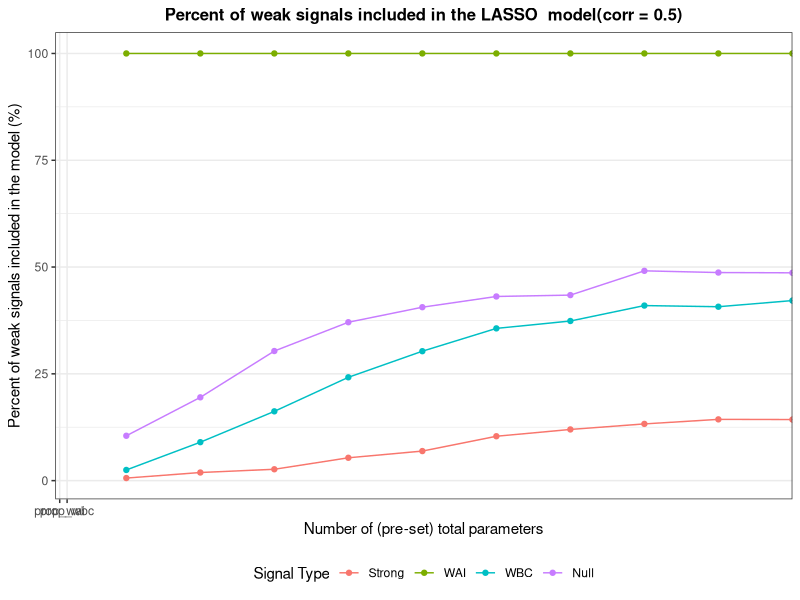
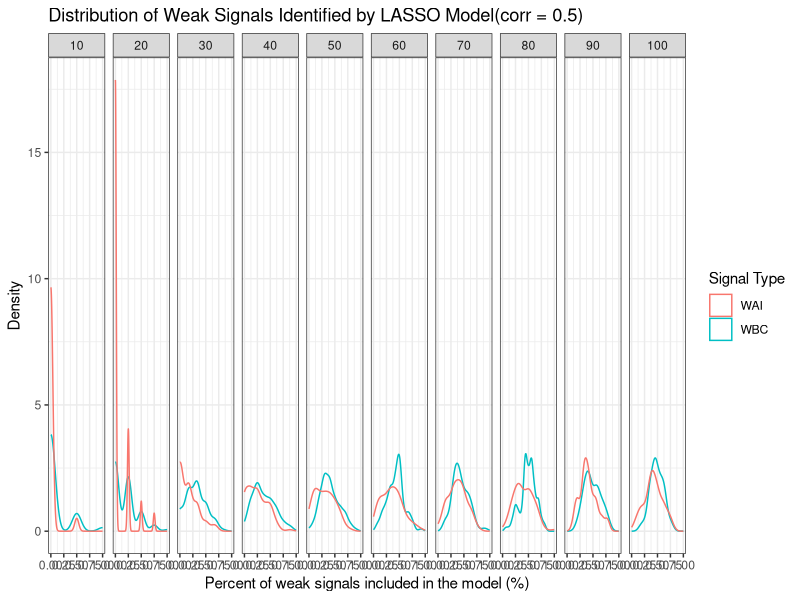
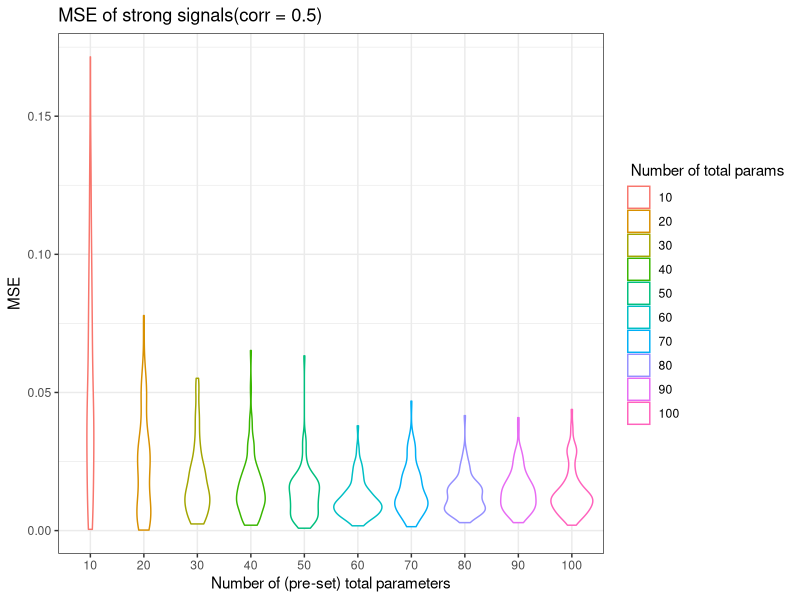

Source code (R) for these figures, in order:
## ---- chunk 1
library(tidyverse)
library(MASS)
library(matrixcalc)
library(pracma)
library(glmnet)
library(dplyr)

library(ggplot2)

knitr::opts_chunk$set(
	echo = TRUE,
	warning = FALSE,
	fig.width = 8, 
  fig.height = 6,
  out.width = "90%"
)

options(
  ggplot2.continuous.colour = "viridis",
  ggplot2.continuous.fill = "viridis"
)

scale_colour_discrete = scale_colour_viridis_d
scale_fill_discrete = scale_fill_viridis_d

theme_set(theme_minimal() + theme(legend.position = "bottom"))
## ---- chunk 2
sim_beta_strong = function(n_strong, coef_strong){
  rep(coef_strong, n_strong) + runif(n_strong, min = 0, max = coef_strong)
}


sim_data = function(n_sample = 200, n_parameter = 50, prop_strong = 0.1, prop_wbc = 0.2, prop_wai = 0.2, c = 1, cor = 0.3, coef_strong = 5) {
  # Numbers of four signals
  n_strong = as.integer(n_parameter * prop_strong) # strong
  n_wbc = as.integer(n_parameter * prop_wbc) # weak but correlated
  n_wai = as.integer(n_parameter * prop_wai) # weak and independent
  n_null = n_parameter - n_strong - n_wbc - n_wai # null
  
  if (n_null < 0) {
    return("Given parameters' proportions are not valid.")
  }
  
  bound = c * sqrt(log(n_parameter) / n_sample) # threshold of weak/strong, the default is 0.14
  if (coef_strong < bound) {
    coef_strong = coef_strong + 2 * bound
  }
  
  cor_matrix = diag(n_parameter)
  
  # add correlation
  for (i in 1:n_strong) {
    cor_matrix[i, (n_strong + n_wai + i)] = cor
    cor_matrix[i, (n_strong + n_wai + n_wbc + 1 - i)] = cor
    cor_matrix[(n_strong + n_wai + i), i] = cor
    cor_matrix[(n_strong + n_wai + n_wbc + 1 - i), i] = cor
  }
  
  
  if (!is.positive.definite(cor_matrix)) {
    return("The correlation matrix is not valid.")
  }
  
  # simulate the data from multivariate normal
  X = mvrnorm(n = n_sample, mu = rep(0, n_parameter), Sigma = cor_matrix) # var = 1, correlation = covariance
  
  beta = c(
    sim_beta_strong(n_strong, coef_strong),
    runif(min = bound/2, max = bound, n = n_wai), 
    runif(min = bound/2, max = bound, n = n_wbc),
    rep(0, n_null) 
  )
  
  Y = 1 + X %*% beta + rnorm(n_sample)
  data = as_tibble(data.frame(cbind(X, Y)))
  
  # Name the columns
  cols = c(
    str_c("strong", 1:n_strong, sep = "_"),
    str_c("wai", 1:n_wai, sep = "_"),
    str_c("wbc", 1:n_wbc, sep = "_"),
    str_c("null", 1:n_null, sep = "_"),
    "Y"
   )
   colnames(data) = cols
   data = data %>% 
     dplyr::select(Y, everything())

  list(beta = beta, 
       correlation = cor,
       n_parameter = n_parameter,
       prop_strong = prop_strong,
       prop_wbc = prop_wbc, 
       prop_wai = prop_wbc,
       n_strong = n_strong,
       n_wai = n_wai,
       n_wbc = n_wbc,
       data = data
       )
  
}



## ---- chunk 3
data_10_multi_100 = vector("list", length = 10)

for (i in 1:10) {
  num_parameter = 10*i
  
  output = vector("list", length = 100)
  
  for (j in 1:100) {
  output[[j]] =  sim_data(n_parameter = num_parameter, cor = 0.5)
  }
  
  data_10_multi_100[[i]] = output

}
## ---- chunk 4
# create a list to store all the non_zero parameters in each fit regression
para = vector("list", length = 10)
for (i in 1:10) {
  output_para = vector("list", length = 100)
  for (j in 1:100) {
    data = data_10_multi_100[[i]][[j]][[10]] 
    X = data%>% 
    dplyr::select(-Y) %>% 
    as.matrix()
    Y= data$Y
    # 10-fold CV using mean squared error
    fit.lasso <- cv.glmnet(X, Y, nfolds = 10,type.measure = "mse") 
    # one standard-error rule
    param.best <- fit.lasso$glmnet.fit$beta[, fit.lasso$lambda==fit.lasso$lambda.1se]
    output_para[[j]] = param.best[param.best != 0]
   
  }
  para[[i]] = output_para

}
## ---- chunk 5
#create a data frame indicate the information how models we fit for datasets in different scenarios perform in identifying signals
df = data.frame(matrix(ncol = 6, nrow = 0))
colnames(df) = c('n_parameter_total','n_parameter_selected', 'prop_strong','prop_wai','prop_wbc','prop_null')

for (i in 1:10){
   n_parameter_total = i*10
  for (j in 1:100){
    p = unlist(para[[i]][j])
    n_parameter_selected = length(p)
    pnames = strsplit(names(p), split = '_')
    name = c()
    for (n in 1: n_parameter_selected) {
      name[n]=pnames[[n]][1]
    }
    n_strong = length(name[name == 'strong'])
    n_wai = length(name[name == 'wai'])
    n_wbc = length(name[name == 'wbc'])
    n_null = length(name[name == 'null'])
    prop_strong = round(n_strong/i,digits=2)
    prop_wai = round(n_wai/(2*i),digits =2)
    prop_wbc = round(n_wbc/(2*i), digits =2)
    prop_null = round(n_null/(5*i), digits =2)
    df[(i-1)*100+j,]= c(n_parameter_total,n_parameter_selected,
                       prop_strong,prop_wai,prop_wbc,prop_null)
  }

}
## ---- chunk 6
#plot the proportion of each signals 
df_0.5 = df %>%
  group_by(n_parameter_total) %>%
  summarize(strong_prfm = mean(prop_strong),
         wai_prfm = mean(prop_wai),
         wbc_prfm = mean(prop_wbc), 
         null_prfm = mean(prop_null),
         corr = 0.5)
df_0.5 %>% 
     ggplot(aes(x = n_parameter_total))+
  geom_point(aes(y=(strong_prfm)*100, color="prop_strong")) +
 geom_point(aes(y=(wai_prfm)*100, color="prop_wai")) + 
 geom_point(aes(y=(wbc_prfm)*100, color="prop_wbc")) +
  geom_point(aes(y=(null_prfm)*100, color="prop_null")) + 
  geom_line(aes(y=(strong_prfm)*100, color="prop_strong")) +
  geom_line(aes(y=(wai_prfm)*100, color="prop_wai")) + 
  geom_line(aes(y=(wbc_prfm)*100, color="prop_wbc")) + 
  geom_line(aes(y=(null_prfm)*100, color="prop_null")) + 
 labs(title = "Percent of weak signals included in the LASSO  model(corr = 0.5)",
       y = "Percent of weak signals included in the model (%)",
       x = "Number of (pre-set) total parameters") +  
  theme_bw() + 
  theme(plot.title = 
          element_text(hjust = 0.5, 
                       size=12, 
                       face='bold'), 
          legend.position = "bottom") +
  scale_x_discrete(limits=c( "prop_wai", "prop_wbc")) + 
  scale_color_discrete(name = "Signal Type", labels = c("Strong","WAI", "WBC","Null")) 
## ---- chunk 7
df %>% ggplot(aes()) +
  geom_density(aes(x = prop_wbc, color = "WBC")) + 
  geom_density(aes(x=prop_wai, color = "WAI")) +
  facet_grid(~n_parameter_total) +
  theme(legend.title=element_blank())+
  labs(title = "Distribution of Weak Signals Identified by LASSO Model(corr = 0.5)",
       x = "Percent of weak signals included in the model (%)",
       y = "Density") +  
   theme_bw()+
  scale_color_discrete(name = "Signal Type", labels = c( "WAI", "WBC"))

## ---- chunk 8
#calculate the MSE of strong coefficients
#create a litst to store the coefficients of strong signals in the "true" model
true_coef = vector('list', length = 10)
for (i in 1:10){
  output_coef = vector('list',length = 100)
  for (j in 1:100){
    coef = data_10_multi_100[[i]][[j]][1]
    coef_strong = coef[[1]][1:i]
    output_coef[[j]] = coef_strong
  }
  true_coef[[i]] = output_coef
}

#create a list to store the coefficients of strong signals in the fitted model 
fitted_coef = vector('list', length = 10)
for (i in 1:10){
  output_coef2 = vector('list', length = 100)
  for (j in 1:100){
    p = unlist(para[[i]][j]) 
    pnames2 = strsplit(names(p), split = '_')
    for (n in 1:length(p)){
      names(p)[n] = pnames2[[n]][1]
    }
    output_coef2[[j]] = p[names(p)=='strong']
  }
  fitted_coef[[i]] = output_coef2
}
## ---- chunk 9
#calculate the MSE for each scenarios
mse_df = data.frame(matrix (ncol = 0, nrow = 100))
for (i in 1:10){
  mse_list2 = c()
  for (j in 1:100){
    MSE = mean((true_coef[[i]][[j]] - fitted_coef[[i]][[j]])^2)
    mse_list2[j] = as.vector(MSE)
  }
  
  mse_df =cbind(mse_df,mse_list2)
}
names(mse_df) = c("10","20","30","40","50","60","70","80","90","100")
head(mse_df)
## ---- chunk 10
#plot of MSE for each scenarios against # of parameters
mse_df2 = mse_df %>%
  pivot_longer(
    everything(),
    names_to = "n_param_total",
    values_to = 'MSE') 


mse_df2 %>% 
   mutate(n_param_total = factor(n_param_total, levels=c(10,20,30,40,50,60,70,80,90,100))) %>% 
  ggplot()+
  geom_violin(aes(x = n_param_total, y = MSE, color = n_param_total))+
   labs(title = "MSE of strong signals(corr = 0.5)",
       x = "Number of (pre-set) total parameters",
       y = "MSE") +  
   theme_bw()+
  scale_color_discrete(name = " Number of total params", labels = c(10,20,30,40,50,60,70,80,90,100))
  
